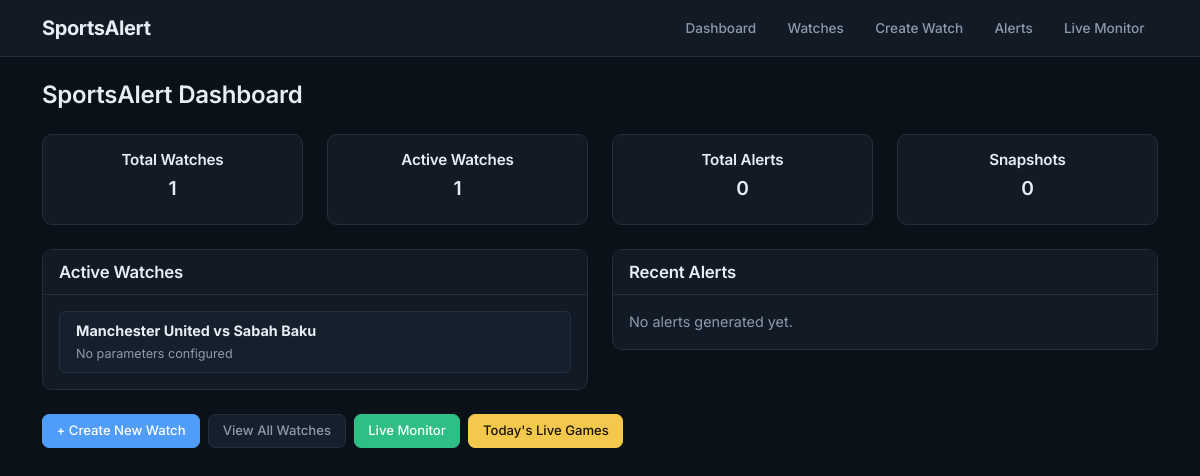
/, run on an earlier commit of the app's database.
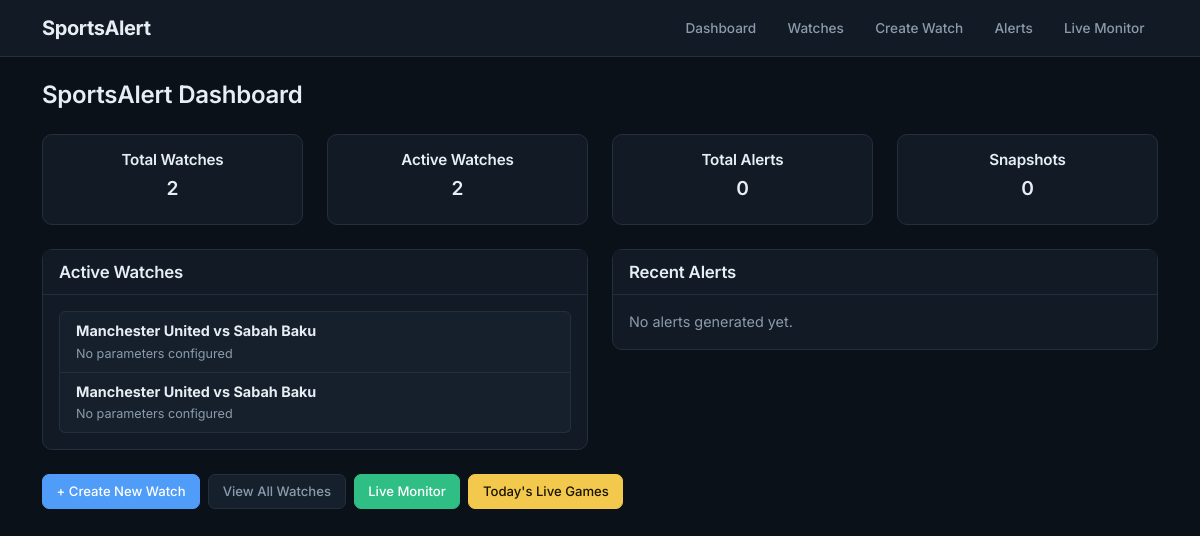
And on a later commit of the database.
### monitoring/models.py (models this page shows, shortened)
class Watch(models.Model):
    SPORT_CHOICES = (
        ('basketball', 'Basketball'),
        ('football', 'Football'),
    )
    sport = models.CharField(
        max_length=20,
        choices=SPORT_CHOICES
    )
    match_id = models.CharField(
        max_length=100
    )
    home_team = models.CharField(
        max_length=100,
        blank=True
    )
    away_team = models.CharField(
        max_length=100,
        blank=True
    )
    league = models.CharField(
        max_length=100,
        blank=True
    )
    active = models.BooleanField(
        default=True
    )
    monitoring_start = models.DateTimeField(
        null=True,
        blank=True,
        help_text="Time monitoring should begin"
    )
    monitoring_started = models.BooleanField(
        default=False
    )
    monitoring_finished = models.BooleanField(
        default=False
    )
    game_status = models.CharField(
        max_length=20,
        blank=True,
        default=""
    )
    elapsed_minutes = models.PositiveIntegerField(
        null=True,
        blank=True
    )
    last_polled = models.DateTimeField(
        null=True,
        blank=True
    )
    total_game_minutes = models.IntegerField(
        default=40
    )
    created_at = models.DateTimeField(
        auto_now_add=True
    )

### monitoring/views.py (the view)
def dashboard(request):
    active_watches = (
        Watch.objects
        .filter(active=True)
        .order_by("-created_at")
    )
    recent_alerts = (
        Alert.objects
        .select_related("watch")
        .order_by("-created_at")[:10]
    )
    context = {
        "active_watches": active_watches,
        "recent_alerts": recent_alerts,
        "watch_count": Watch.objects.count(),
        "active_watch_count": active_watches.count(),
        "alert_count": Alert.objects.count(),
        "snapshot_count": MatchSnapshot.objects.count(),
    }
    return render(
        request,
        "monitoring/dashboard.html",
        context,
    )

### monitoring/templates/monitoring/dashboard.html (shortened to what the changed rows need)
{% extends "monitoring/base.html" %}
{% block content %}
<h1 class="mb-4">SportsAlert Dashboard</h1>
<div class="row mb-4">
    <div class="col-md-3">
        <div class="card shadow-sm">
            <div class="card-body text-center">
                <h5>Total Watches</h5>
                <h2>{{ watch_count }}</h2>
            </div>
        </div>
    </div>
    <div class="col-md-3">
        <div class="card shadow-sm">
            <div class="card-body text-center">
                <h5>Active Watches</h5>
                <h2>{{ active_watch_count }}</h2>
            </div>
        </div>
    </div>
    <div class="col-md-3">
        <div class="card shadow-sm">
            <div class="card-body text-center">
                <h2>{{ alert_count }}</h2>
            </div>
        </div>
    </div>
    <div class="col-md-3">
        <div class="card shadow-sm">
            <div class="card-body text-center">
                <h2>{{ snapshot_count }}</h2>
            </div>
        </div>
    </div>
</div>
<div class="row">
    <div class="col-lg-6">
        <div class="card shadow-sm mb-4">
            <div class="card-body">
                {% if active_watches %}
                    <div class="list-group">
                        {% for watch in active_watches %}
                            <a href="{% url 'watch-detail' watch.pk %}"
                               class="list-group-item list-group-item-action">
                                <strong>
                                    {{ watch.home_team }}
                                    vs
                                    {{ watch.away_team }}
                                </strong>
                                <br>
                                <small class="text-muted">
                                    {% for parameter in watch.parameters.all %}
                                        {{ parameter.get_parameter_display }}
                                        {% if not forloop.last %}
                                            ,
                                        {% endif %}
                                    {% empty %}
                                        No parameters configured
                                    {% endfor %}
                                </small>
                            </a>
                        {% endfor %}
                    </div>
                {% else %}
                    <p class="text-muted mb-0">
                        No active watches.
                    </p>
                {% endif %}
            </div>
        </div>
    </div>
</div>
{% endblock %}

What changed in the data, as far as the page shows it:
added Watch: home_team "Manchester United", away_team "Sabah Baku"
Also different on the page:
{{ watch_count }}: "1" → "2"
{{ active_watch_count }}: "1" → "2"
